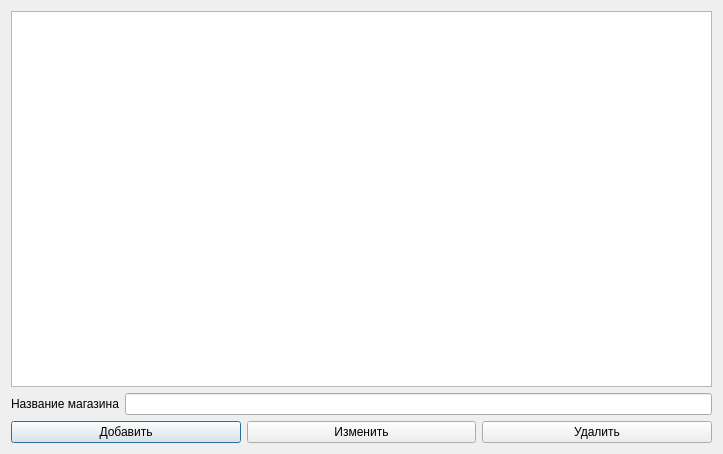
<?xml version="1.0" encoding="UTF-8"?>
<ui version="4.0">
 <class>MarketDialog</class>
 <widget class="QDialog" name="MarketDialog">
  <property name="geometry">
   <rect>
    <x>0</x>
    <y>0</y>
    <width>723</width>
    <height>454</height>
   </rect>
  </property>
  <property name="windowTitle">
   <string>Магазины</string>
  </property>
  <property name="windowIcon">
   <iconset>
    <normaloff>shop.ico</normaloff>shop.ico</iconset>
  </property>
  <layout class="QGridLayout" name="gridLayout">
   <item row="0" column="0">
    <layout class="QVBoxLayout" name="verticalLayout">
     <item>
      <widget class="QTableWidget" name="tableWidgetMarkets"/>
     </item>
     <item>
      <layout class="QFormLayout" name="formLayout">
       <item row="0" column="0">
        <widget class="QLabel" name="label">
         <property name="text">
          <string>Название магазина</string>
         </property>
        </widget>
       </item>
       <item row="0" column="1">
        <widget class="QLineEdit" name="lineEditGoodName">
         <property name="sizePolicy">
          <sizepolicy hsizetype="Expanding" vsizetype="Preferred">
           <horstretch>0</horstretch>
           <verstretch>0</verstretch>
          </sizepolicy>
         </property>
        </widget>
       </item>
      </layout>
     </item>
     <item>
      <layout class="QHBoxLayout" name="horizontalLayout">
       <item>
        <widget class="QPushButton" name="btnSave">
         <property name="sizePolicy">
          <sizepolicy hsizetype="Minimum" vsizetype="Preferred">
           <horstretch>0</horstretch>
           <verstretch>0</verstretch>
          </sizepolicy>
         </property>
         <property name="text">
          <string>Добавить</string>
         </property>
        </widget>
       </item>
       <item>
        <widget class="QPushButton" name="btnUpdate">
         <property name="sizePolicy">
          <sizepolicy hsizetype="Minimum" vsizetype="Preferred">
           <horstretch>0</horstretch>
           <verstretch>0</verstretch>
          </sizepolicy>
         </property>
         <property name="text">
          <string>Изменить</string>
         </property>
        </widget>
       </item>
       <item>
        <widget class="QPushButton" name="btnDelete">
         <property name="sizePolicy">
          <sizepolicy hsizetype="Minimum" vsizetype="Preferred">
           <horstretch>0</horstretch>
           <verstretch>0</verstretch>
          </sizepolicy>
         </property>
         <property name="text">
          <string>Удалить</string>
         </property>
        </widget>
       </item>
      </layout>
     </item>
    </layout>
   </item>
  </layout>
 </widget>
 <resources/>
 <connections/>
</ui>
